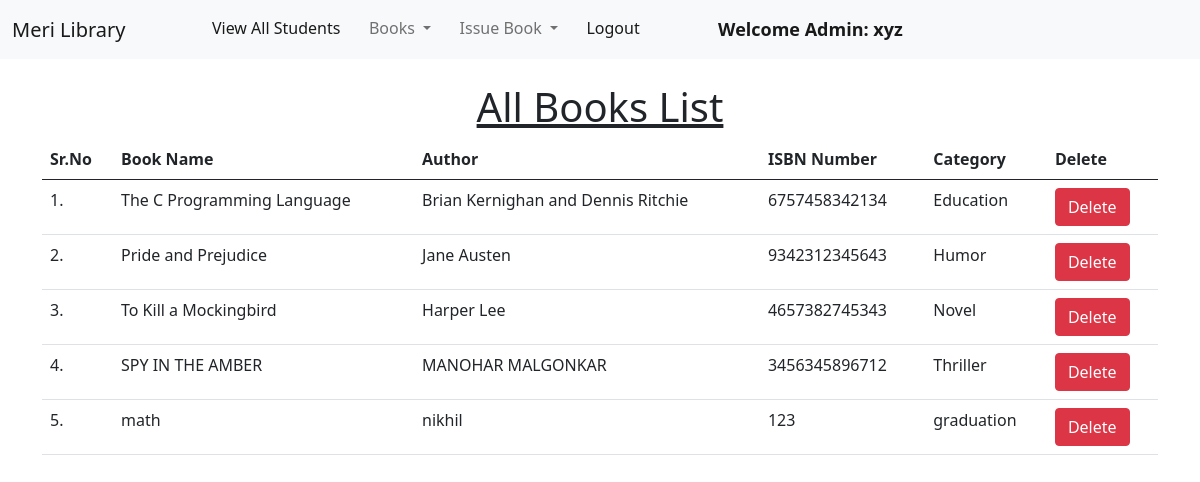
/view_books/ (signed in), run on the app's committed database.
### library/models.py (models this page shows, shortened)
class Book(models.Model):
    name = models.CharField(max_length=200)
    author = models.CharField(max_length=200)
    isbn = models.PositiveIntegerField()
    category = models.CharField(max_length=50)

### library/views.py (the view)
# urls.py: path("view_books/", views.view_books, name="view_books"),
@login_required(login_url = '/admin_login')
def view_books(request):
    books = Book.objects.all()
    return render(request, "view_books.html", {'books':books})

### library/templates/view_books.html (shortened to what this page needs)
{% extends 'admin_navbar.html' %}
{% load static %}
{% block body %}
<div class="container mt-4">
    <h1 class="text-center"><u>All Books List</u></h1>
    <table class="table table-hover" id="example">
        <thead>
            <tr>
                <th>Sr.No</th>
                <th>Book Name</th>
                <th>Author</th>
                <th>ISBN Number</th>
                <th>Category</th>
                <th>Delete</th>
            </tr>
        </thead>
        <tbody>
            {% for book in books %}
            <tr>
                <td>{{forloop.counter}}.</td>
                <td>{{book.name}}</td>
                <td>{{book.author}}</td>
                <td>{{book.isbn}}</td>
                <td>{{book.category}}</td>
                <td><a href="/delete_book/{{book.id}}/" class="btn btn-danger" onclick="return confirm('Are you sure you want to delete this book?')">Delete</a></td>
            </tr>
            {% endfor %}
        </tbody>
    </table>
    </div>
{% endblock %}

### library/templates/admin_navbar.html (shortened to what this page needs)
<!doctype html>
<html lang="en">
  <head>
    <link href="https://cdn.jsdelivr.net/npm/bootstrap@5.1.0/dist/css/bootstrap.min.css" rel="stylesheet">
    <link rel="stylesheet" href="https://cdn.datatables.net/1.10.25/css/jquery.dataTables.min.css">
    <link rel="stylesheet" href="https://cdn.datatables.net/buttons/1.7.1/css/buttons.dataTables.min.css">
  </head>
  <body>
    <nav class="navbar navbar-expand-lg navbar-light bg-light">
        <div class="container-fluid">
          <a class="navbar-brand" href="#">Meri Library</a>
          <div class="collapse navbar-collapse" id="navbarSupportedContent">
            <ul class="navbar-nav me-auto mb-2 mb-lg-0">
              <li class="nav-item">
                <a class="nav-link active" aria-current="page" href="/view_students/">View All Students</a>
              </li>
              <li class="nav-item dropdown">
                <a class="nav-link dropdown-toggle" href="#" id="navbarDropdown" role="button" data-bs-toggle="dropdown" aria-expanded="false">
                  Books
                </a>
              </li>
              <li class="nav-item dropdown">
                <a class="nav-link dropdown-toggle" href="#" id="navbarDropdown" role="button" data-bs-toggle="dropdown" aria-expanded="false">
                  Issue Book
                </a>
              </li>
              <li class="nav-item">
                <a class="nav-link active" aria-current="page" href="/logout/">Logout</a>
              </li>
              <li class="nav-item">
                <a style="font-weight:600; font-family:'Segoe UI', Tahoma, Geneva, Verdana, sans-serif; font-size: large;" class="nav-link active" href="#">Welcome Admin: {{request.user}}</a>
              </li>
            </ul>
          </div>
        </div>
      </nav>
      {% block body %}
      {% endblock %}
  </body>
</html>

### data on the page
Book: name "The C Programming Language", author "Brian Kernighan and Dennis Ritchie", isbn "6757458342134", category "Education"
Book: name "Pride and Prejudice", author "Jane Austen", isbn "9342312345643", category "Humor"
Book: name "To Kill a Mockingbird", author "Harper Lee", isbn "4657382745343", category "Novel"
Book: name "SPY IN THE AMBER", author "MANOHAR MALGONKAR", isbn "3456345896712", category "Thriller"
Book: name "math", author "nikhil", isbn "123", category "graduation"

### other printed values
{{ request.user }} "xyz"
